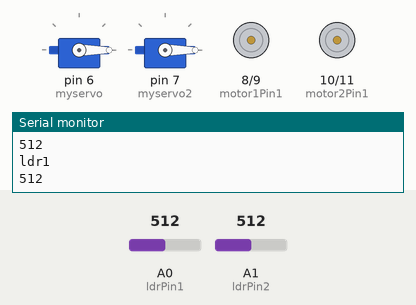
This sketch was run on a simulated Arduino Uno, built with avr-gcc and run on an emulated ATmega328P. On the bench: 2 × servo, motor-driver pin pairs drawn as motors (green arrow = first pin HIGH = forward, orange = second pin HIGH = backward, longer = more drive), the last lines printed to the serial monitor. The test bench sets the inputs (shaded band); at power-on: A0 (ldrPin1) = 512, A1 (ldrPin2) = 512.

Above: at 1.2 s.
1.3 s: A0 (ldrPin1) set to 160
2.8 s: A0 (ldrPin1) set to 141
At 4.6 s:
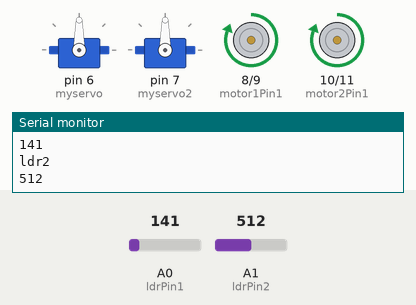
At 9.8 s:
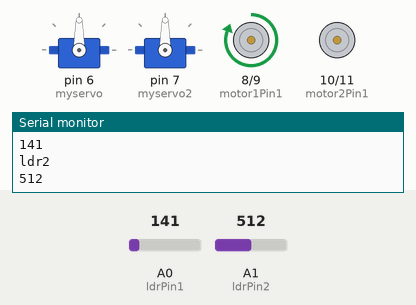
Timing chart, 0 to 11.3 s (numbered marks = the images above; inputs shaded):
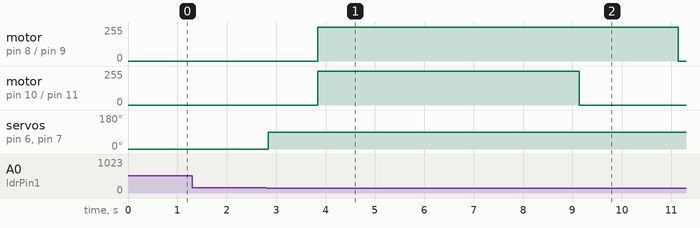

The sketch:

bridge-control.ino
```cpp
#include <Servo.h>
Servo myservo;
Servo myservo2;

int thresholdValue = 150;

byte motor1Pin1 = 8;
byte motor1Pin2 = 9;
byte motor2Pin1 = 10;
byte motor2Pin2 = 11;

byte ldrPin1 = A0;
byte ldrPin2 = A1;

int pvalue1 = 0;
int pvalue2 = 0;


void setup() {
  Serial.begin(9600);
  pinMode(ldrPin1, INPUT);
  pinMode(ldrPin2, INPUT);
  pinMode(motor1Pin1, OUTPUT);
  pinMode(motor1Pin2, OUTPUT);
  pinMode(motor2Pin1, OUTPUT);
  pinMode(motor2Pin2, OUTPUT);

  myservo.attach(6);
  myservo2.attach(7);
  myservo.write(0);
  myservo2.write(0);
}


void loop() {
  int ldrValue1 = analogRead(ldrPin1);
  int ldrValue2 = analogRead(ldrPin2);
  Serial.println("ldr1");
  Serial.println(ldrValue1);
  Serial.println("ldr2");
  Serial.println(ldrValue2);
  if (ldrValue1 < thresholdValue)
  {
    myservo.write(90);
    myservo2.write(90);
    delay(1000);
    digitalWrite(motor1Pin1, HIGH);
    digitalWrite(motor1Pin2, LOW);
    digitalWrite(motor2Pin1, HIGH);
    digitalWrite(motor2Pin2, LOW);
    delay(5300);
    digitalWrite(motor2Pin1, LOW);
    digitalWrite(motor2Pin2, LOW);
    delay(2000);
    digitalWrite(motor1Pin1, LOW);
    digitalWrite(motor1Pin2, LOW);


  }
  else if (ldrValue2 < thresholdValue)
  {
    digitalWrite(motor1Pin1, LOW);
    digitalWrite(motor1Pin2, HIGH);
    delay(1300);
    digitalWrite(motor2Pin1, LOW);
    digitalWrite(motor2Pin2, HIGH);
    delay(2700);
    digitalWrite(motor1Pin1, LOW);
    digitalWrite(motor1Pin2, LOW);

    digitalWrite(motor2Pin1, LOW);
    digitalWrite(motor2Pin2, LOW);
    delay(5000);
    myservo.write(0);
    myservo2.write(0);
  }
}
```

Measured:
- the behaviour switches between 150 and 149 on A0 (ldrPin1) (found by bisection; images 0 and 1)
- after the input at 2.8 s, motor on pin 8 (motor1Pin1) / pin 9 (motor1Pin2): stopped → forward 255/255 after 1.0 s, → stopped 7.3 s later; motor on pin 10 (motor2Pin1) / pin 11 (motor2Pin2): stopped → forward 255/255 after 1.0 s, → stopped 5.3 s later; servo on pin 6 (myservo), servo on pin 7 (myservo2): 0° → 90° at once
